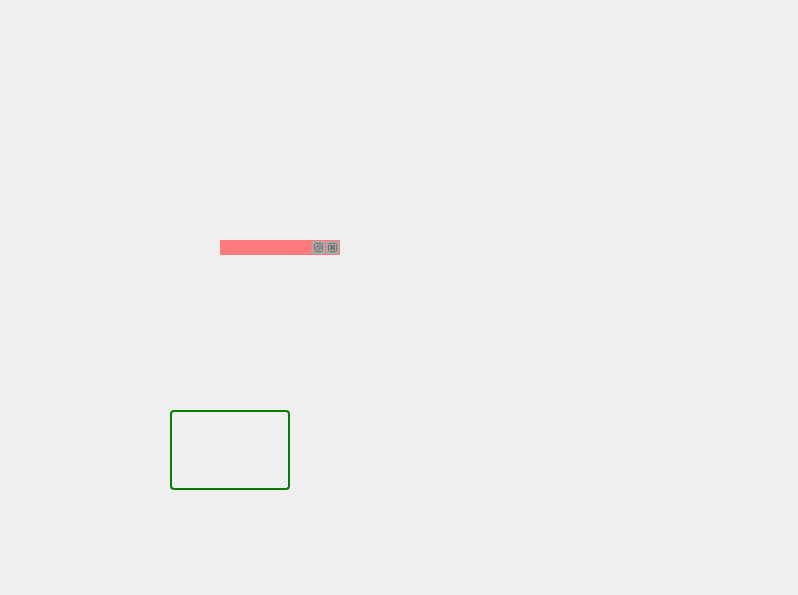
<?xml version="1.0" encoding="UTF-8"?>
<ui version="4.0">
 <class>Register</class>
 <widget class="QDialog" name="Register">
  <property name="geometry">
   <rect>
    <x>0</x>
    <y>0</y>
    <width>798</width>
    <height>595</height>
   </rect>
  </property>
  <property name="windowTitle">
   <string>Dialog</string>
  </property>
  <widget class="QDockWidget" name="dockWidget">
   <property name="geometry">
    <rect>
     <x>220</x>
     <y>240</y>
     <width>120</width>
     <height>80</height>
    </rect>
   </property>
   <property name="styleSheet">
    <string notr="true"> QDockWidget {
     border: 1px solid lightgray;
/*     titlebar-close-icon: QStyle::SP_DockWidgetCloseButton;*/
     titlebar-normal-icon: undock.png;
	 background-color: rgb(150, 150, 150);
 }

 QDockWidget::title {
     text-align: left; /* align the text to the left */
     background: rgb(255, 122, 122);
     padding-left: 5px;
 }

 QDockWidget::close-button, QDockWidget::float-button {
     border: 1px solid transparent;
     background: darkgray;
     padding: 0px;
 }

 QDockWidget::close-button:hover, QDockWidget::float-button:hover {
     background: gray;
 }

 QDockWidget::close-button:pressed, QDockWidget::float-button:pressed {
     padding: 1px -1px -1px 1px;
 }</string>
   </property>
   <widget class="QWidget" name="dockWidgetContents"/>
  </widget>
  <widget class="QFrame" name="frame">
   <property name="geometry">
    <rect>
     <x>170</x>
     <y>410</y>
     <width>120</width>
     <height>80</height>
    </rect>
   </property>
   <property name="styleSheet">
    <string notr="true"> QFrame, QLabel, QToolTip {
     border: 2px solid green;
     border-radius: 4px;
     padding: 2px;
     background-image: url(images/welcome.png);
 }</string>
   </property>
   <property name="frameShape">
    <enum>QFrame::StyledPanel</enum>
   </property>
   <property name="frameShadow">
    <enum>QFrame::Raised</enum>
   </property>
  </widget>
 </widget>
 <resources/>
 <connections/>
</ui>
